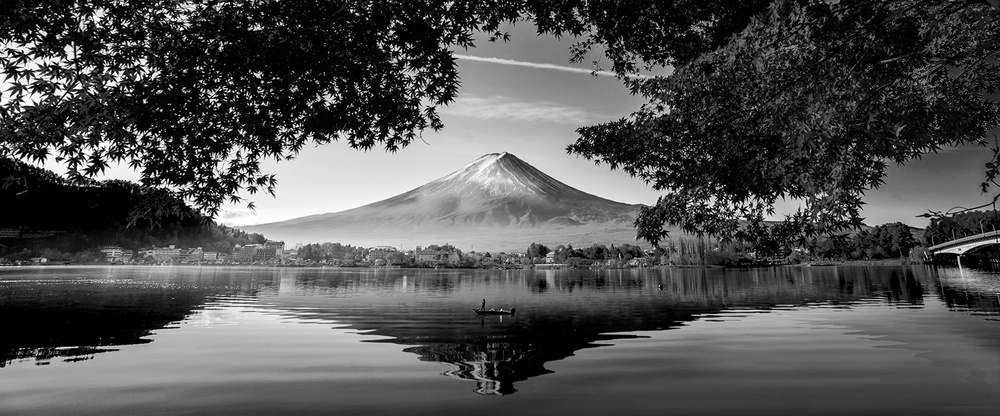
#> input picture landscape.jpg, 1000 x 416 px, shrunk from 1600 x 665 before the run
$ python main.py
#> lines starting #> are read from the running program, lines starting #| are printed output that depends on the picture; after the words box and inside, x2 and y2 are one past the last pixel; in counts of white or black regions, pixels touching at a corner belong together
#> in main, original_image is the input picture: PIL image 1000x416 RGB; min 0, max 255, mean 81.6
from PIL import Image
from scipy import signal
import numpy as np

FILTER_LENGTH = 3
PADDING_SIZE = int((FILTER_LENGTH - 1) / 2)
Filter1 = np.array([[-1,0,1], [-1,0,1], [-1,0,1]]) #ソーベルフィルター
Filter2 = np.array([[1/16,1/8,1/16], [1/8,1/4,1/8], [1/16,1/8,1/16]]) #ガウシアン(ぼかし)フィルター
Filter3 = np.array([[-1,-1,-1], [-1,9,-1],[-1,-1,-1]]) #先鋭化フィルタ


def mirror_padding(img, padding_size):
#> called with padding_size = 1
    img_pixels = np.array(img)
    pad_img = np.pad(img_pixels, ((padding_size, padding_size), (padding_size, padding_size)), "edge")
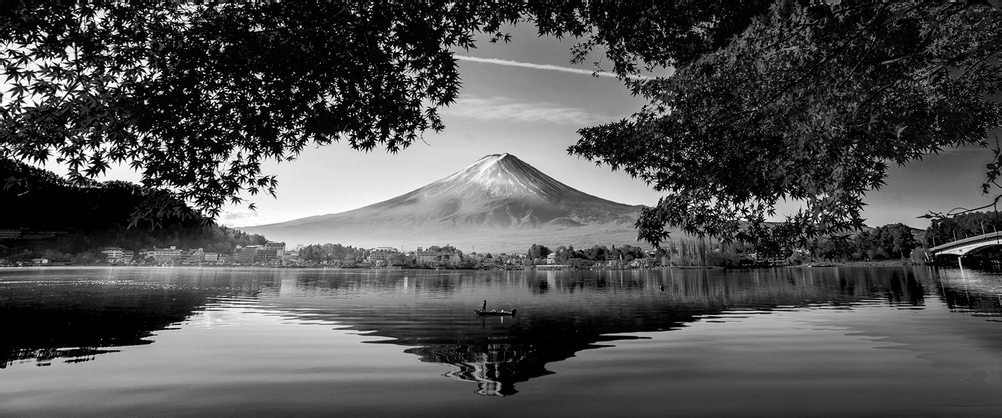
#> pad_img: shape (418, 1002); min 0, max 255, mean 81.3
    return pad_img

def filtering(padding_image, filter):
    filtered_img = signal.fftconvolve(filter[::-1,::-1], padding_image, mode='valid')
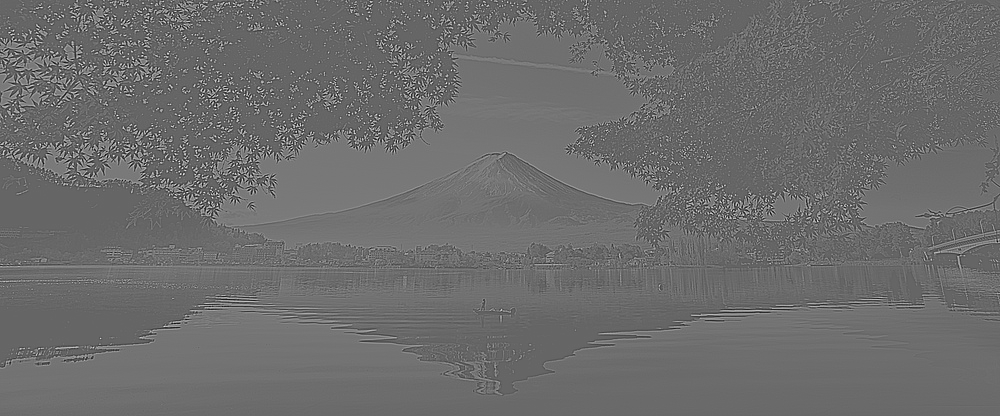
#> filtered_img: shape (416, 1000) float64; min -1219, max 1838, mean 81.6; drawn with min black and max white
    filtered_img[filtered_img < 0] = 0
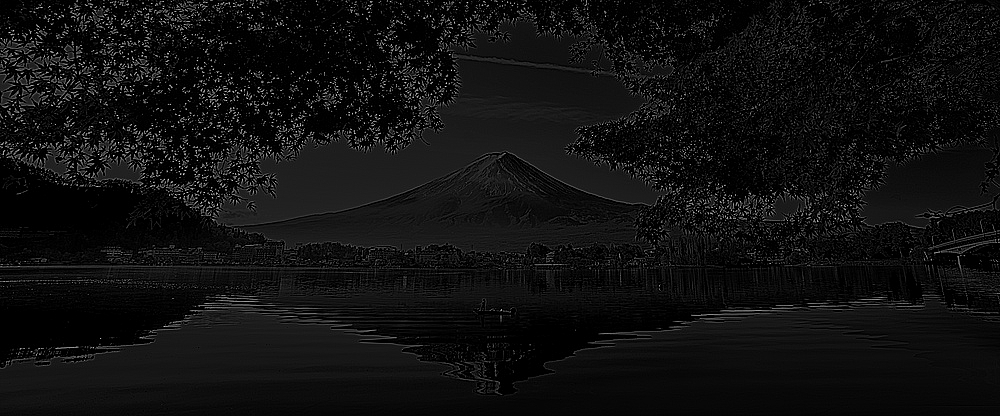
#> filtered_img: shape (416, 1000) float64; min 0, max 1838, mean 118.8; drawn with min black and max white
    filtered_img[filtered_img > 255] = 255
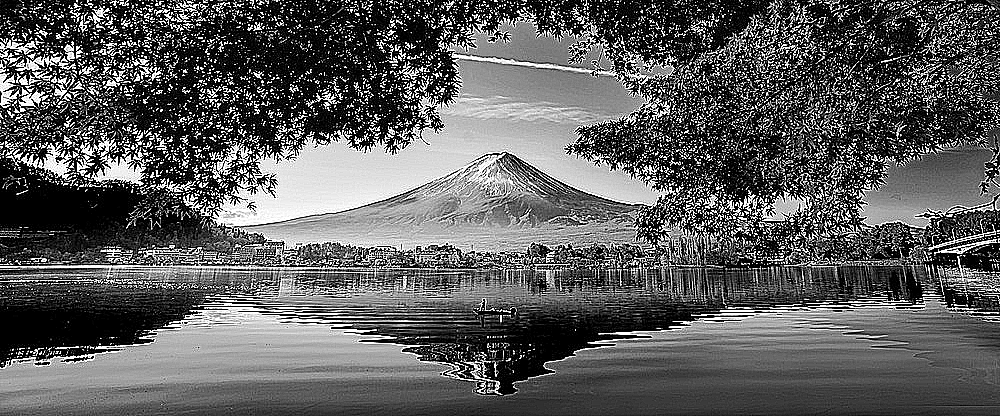
#> filtered_img: shape (416, 1000) float64; 10.26% of pixels changed, all inside (x1, y1, x2, y2) = (0, 0, 1000, 395)
    filtered_img = (filtered_img * 2 + 1) // 2
    return filtered_img

def main():
    original_image = Image.open("landscape.jpg")
    original_image = original_image.convert("L")
    padding_image = mirror_padding(original_image, PADDING_SIZE)
    filtered_image = filtering(padding_image, Filter3)
    filtered_image = Image.fromarray(filtered_image.astype("uint8"))

    filtered_image.show()
    filtered_image.save("filtered_image.jpg")

if __name__ == "__main__":
    main()
